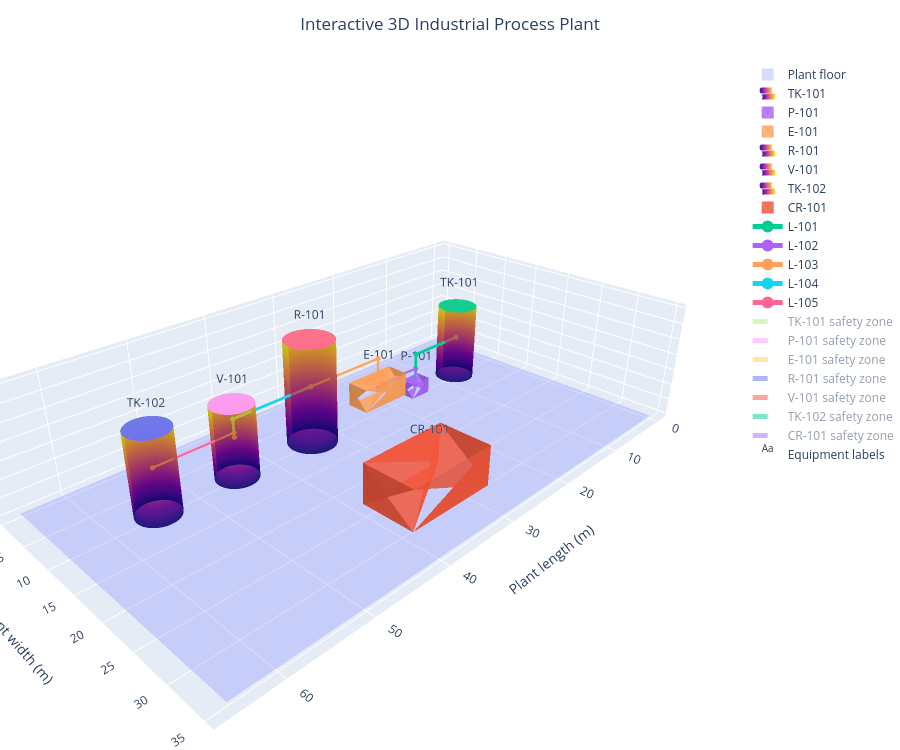

Notebook code for this chart:
### Markdown cell above
## 7. Interactive 3D industrial plant model

Use your mouse to:

- Rotate the plant
- Zoom in and out
- Pan across the layout
- Hover over equipment to view engineering details
- Toggle equipment, pipes and safety zones from the legend

### Code cell
def add_box(fig, x, y, z, length, width, height, name, hover_text, opacity=0.85):
    x0, x1 = x - length/2, x + length/2
    y0, y1 = y - width/2, y + width/2
    z0, z1 = z, z + height

    vertices_x = [x0, x1, x1, x0, x0, x1, x1, x0]
    vertices_y = [y0, y0, y1, y1, y0, y0, y1, y1]
    vertices_z = [z0, z0, z0, z0, z1, z1, z1, z1]

    i = [0, 0, 0, 1, 1, 2, 4, 4, 5, 3, 2, 6]
    j = [1, 2, 4, 2, 5, 3, 5, 6, 6, 7, 3, 7]
    k = [2, 4, 5, 5, 6, 7, 6, 7, 1, 4, 7, 3]

    fig.add_trace(go.Mesh3d(
        x=vertices_x,
        y=vertices_y,
        z=vertices_z,
        i=i, j=j, k=k,
        name=name,
        hovertext=hover_text,
        hoverinfo="text",
        opacity=opacity,
        flatshading=True,
        showlegend=True
    ))


def add_vertical_vessel(fig, x, y, z, diameter, height, name, hover_text):
    theta = np.linspace(0, 2*np.pi, 50)
    z_values = np.linspace(z, z + height, 30)
    theta_grid, z_grid = np.meshgrid(theta, z_values)

    radius = diameter / 2
    x_grid = x + radius * np.cos(theta_grid)
    y_grid = y + radius * np.sin(theta_grid)

    fig.add_trace(go.Surface(
        x=x_grid,
        y=y_grid,
        z=z_grid,
        name=name,
        hovertext=hover_text,
        hoverinfo="text",
        showscale=False,
        opacity=0.90,
        showlegend=True
    ))

    # Top head
    fig.add_trace(go.Mesh3d(
        x=x + radius * np.cos(theta),
        y=y + radius * np.sin(theta),
        z=np.full_like(theta, z + height),
        name=f"{name} top",
        hoverinfo="skip",
        opacity=0.90,
        showlegend=False
    ))


fig = go.Figure()

# Plant floor
floor_x = [0, 65, 65, 0]
floor_y = [0, 0, 35, 35]
floor_z = [0, 0, 0, 0]

fig.add_trace(go.Mesh3d(
    x=floor_x,
    y=floor_y,
    z=floor_z,
    i=[0, 0],
    j=[1, 2],
    k=[2, 3],
    name="Plant floor",
    opacity=0.25,
    hoverinfo="skip",
    showlegend=True
))

# Equipment
for _, row in equipment.iterrows():
    hover = (
        f"<b>{row['tag']} — {row['name']}</b><br>"
        f"Type: {row['type']}<br>"
        f"Position: ({row['x']}, {row['y']}, {row['z']}) m<br>"
        f"Dimensions: {row['length']} × {row['width']} × {row['height']} m<br>"
        f"Power: {row['power_kw']} kW<br>"
        f"Capacity: {row['capacity_m3']} m³"
    )

    if row["type"] in ["Vertical Tank", "Vertical Reactor", "Vertical Vessel"]:
        add_vertical_vessel(
            fig,
            row["x"], row["y"], row["z"],
            row["length"], row["height"],
            row["tag"],
            hover
        )
    else:
        add_box(
            fig,
            row["x"], row["y"], row["z"],
            row["length"], row["width"], row["height"],
            row["tag"],
            hover
        )

# Pipe routes
for _, pipe in pipes.iterrows():
    start = equipment_lookup.loc[pipe["from_tag"]]
    end = equipment_lookup.loc[pipe["to_tag"]]

    start_z = start["z"] + start["height"] * 0.55
    end_z = end["z"] + end["height"] * 0.55
    elevated_z = max(start_z, end_z, 3.5)

    route_x = [start["x"], start["x"], end["x"], end["x"]]
    route_y = [start["y"], start["y"], end["y"], end["y"]]
    route_z = [start_z, elevated_z, elevated_z, end_z]

    fig.add_trace(go.Scatter3d(
        x=route_x,
        y=route_y,
        z=route_z,
        mode="lines+markers",
        line={"width": max(3, pipe["diameter_mm"] / 18)},
        marker={"size": 3},
        name=pipe["line"],
        text=(
            f"{pipe['line']}<br>"
            f"{pipe['service']}<br>"
            f"Diameter: {pipe['diameter_mm']} mm"
        ),
        hoverinfo="text"
    ))

# Safety-clearance circles
theta = np.linspace(0, 2*np.pi, 100)

for _, row in equipment.iterrows():
    if row["safety_radius_m"] > 0:
        fig.add_trace(go.Scatter3d(
            x=row["x"] + row["safety_radius_m"] * np.cos(theta),
            y=row["y"] + row["safety_radius_m"] * np.sin(theta),
            z=np.full_like(theta, 0.08),
            mode="lines",
            line={"width": 3, "dash": "dash"},
            name=f"{row['tag']} safety zone",
            hovertext=f"{row['tag']} safety radius: {row['safety_radius_m']} m",
            hoverinfo="text",
            visible="legendonly"
        ))

# Equipment labels
fig.add_trace(go.Scatter3d(
    x=equipment["x"],
    y=equipment["y"],
    z=equipment["z"] + equipment["height"] + 1,
    mode="text",
    text=equipment["tag"],
    textposition="top center",
    name="Equipment labels",
    hoverinfo="skip"
))

fig.update_layout(
    title={
        "text": "Interactive 3D Industrial Process Plant",
        "x": 0.5
    },
    scene={
        "xaxis_title": "Plant length (m)",
        "yaxis_title": "Plant width (m)",
        "zaxis_title": "Height (m)",
        "aspectmode": "data",
        "camera": {
            "eye": {"x": 1.7, "y": 1.7, "z": 1.25}
        }
    },
    height=750,
    margin={"l": 0, "r": 0, "b": 0, "t": 60},
    legend={
        "itemsizing": "constant"
    }
)

fig.show()
